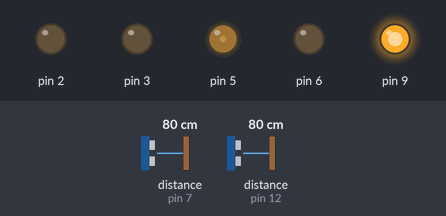
Bench run of a sketch on a simulated Arduino Uno, built with avr-gcc and run on an emulated ATmega328P. Shown: output pins drawn as LEDs (lit = HIGH). Wiring (inferred from the names in the program): 2 × ultrasonic range finder: trigger pin 8, echo pin 7 / trigger pin 13, echo pin 12. The inputs (shaded band) are chosen by the test bench; at power-on: distance to the obstacle (sensors on pin 12, pin 7) 80 cm. The echo pulse lasts 58.3 µs per cm; pins used as bus, display or sensor lines are not drawn; what the sketch prints to the serial monitor is not drawn.

Above: at 1.27 s.
1.3 s: distance to the obstacle (sensor on pin 12) set to 2 cm
At 2.2 s:
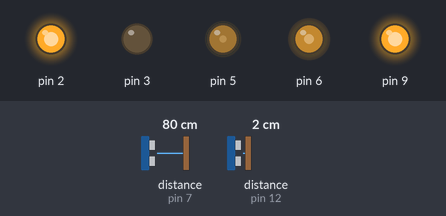
At 5.8 s:
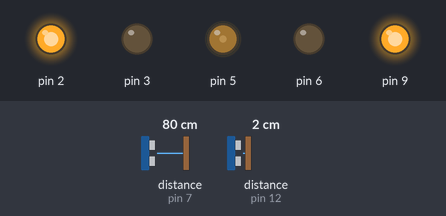
5.9 s: distance to the obstacle (sensor on pin 7) set to 11 cm
8.1 s: distance to the obstacle (sensor on pin 7) set to 8 cm
11.1 s: distance to the obstacle (sensor on pin 12) set to 9 cm
At 14.2 s:
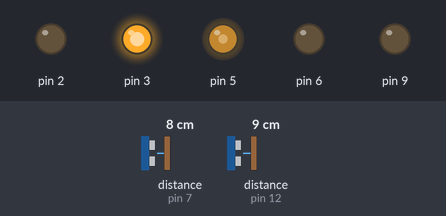
Timing chart, 0 to 21.3 s (numbered marks = the images above; inputs shaded):
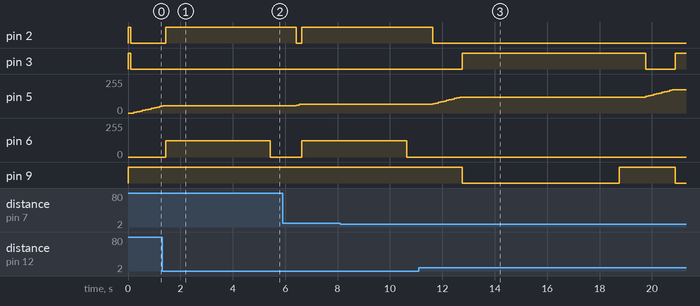

Measured:
- after the input at 1.3 s, pin 2: LOW → HIGH after 0.13 s; pin 5: goes on until 1.3 s, then stays 55/255; pin 6: 0/255 → 123/255 after 0.13 s, → 0/255 4.0 s later
- after the input at 11.1 s, pin 3: LOW → HIGH after 1.7 s, → LOW 7.0 s later, → HIGH 1.1 s later; pin 9: HIGH → LOW after 1.7 s, → HIGH 6.0 s later, → LOW 2.1 s later

The sketch:

carne3005.ino
```cpp
int people;
int state;

#define trigPin 13
#define echoPin 12
#define trigPin2 8
#define echoPin2 7

int timer = 0;
int timer2 = 0;
int timerWater = 0;
int ledCounter = 0;

int ledTimer = 0;

boolean establishedContact = false;

boolean entered = false;
boolean left = false;

void setup() {

  pinMode(5, OUTPUT);
  digitalWrite(1, HIGH);

  Serial.begin(9600);
  pinMode(trigPin, OUTPUT);
  pinMode(echoPin, INPUT);

  pinMode(6, OUTPUT);

  pinMode(trigPin2, OUTPUT);
  pinMode(echoPin2, INPUT);

  pinMode(3, OUTPUT);
  pinMode(2, OUTPUT);

  //relay
  pinMode(9, OUTPUT);
  digitalWrite(9, HIGH);

  digitalWrite(3, HIGH);
  digitalWrite(2, HIGH);
}

void loop() {

  checkSensor();

    if (left && !entered) {

      if(people > 0){
        people --;
        digitalWrite(3, HIGH);
        digitalWrite(2, LOW);
        Serial.write(people);
        emptyWater();
        delay(1000);
        left = false;
        entered = false;
      }


    }
    if (entered && !left) {

      people ++;
      digitalWrite(3, LOW);
      digitalWrite(2, HIGH);
      Serial.write(people);
      fillWater();
      delay(1000);
      left = false;
      entered = false;

    }
    if (!entered && !left) {

      digitalWrite(3, LOW);
      digitalWrite(2, LOW);
      //delay(500);

    }

 analogWrite(5, ledCounter);

  ledCounter += 5;

  if((millis() - ledTimer) >= 1000){

    //Serial.println(people);
    ledTimer = millis();

  }

}

void checkSensor() {

  long duration, distance, nextDistance;
  long duration2, distance2, nextDistance2;
  digitalWrite(trigPin, LOW);  // Added this line
  delayMicroseconds(2); // Added this line
  digitalWrite(trigPin, HIGH);
  //  delayMicroseconds(1000); - Removed this line
  delayMicroseconds(10); // Added this line
  digitalWrite(trigPin, LOW);
  duration = pulseIn(echoPin, HIGH);
  nextDistance = (duration / 2) / 29.1;

  if (timer == 0) {

    distance = nextDistance;

  }

  if (distance < 8) {  // This is where the LED On/Off happens

    if (timer == 0) {

      timer = millis();

    }

  }

  if ((timer != 0) && (millis() - timer >= 800)) {

    timer = 0;

  }

  digitalWrite(trigPin2, LOW);  // Added this line
  delayMicroseconds(2); // Added this line
  digitalWrite(trigPin2, HIGH);
  //  delayMicroseconds(1000); - Removed this line
  delayMicroseconds(10); // Added this line
  digitalWrite(trigPin2, LOW);
  duration2 = pulseIn(echoPin2, HIGH);
  nextDistance2 = (duration2 / 2) / 29.1;

  if (timer2 == 0) {

    distance2 = nextDistance2;

  }

  if (distance2 < 8) {  // This is where the LED On/Off happens

    if (timer2 == 0) {

      timer2 = millis();

    }

  }

  if ((timer2 != 0) && (millis() - timer2 >= 800)) {

    timer2 = 0;

  }


  if (distance < 100 && distance > 0) {

    if (distance2 < 100 && distance2 > 0) {
//      Serial.print(distance);
//      Serial.print(" ");
//      Serial.print(distance2);
//      Serial.print(" ");
//      Serial.print(state);
//
//      Serial.println();
      //Serial.print(distance2);
    }
    //Serial.print(distance2);
  }

  if (distance < 8 && distance > 0) {

    if (distance2 > 8) {

      entered = true;
      left = false;

    }

  }

  if (distance2 < 8 && distance2 > 0)
  {

    if (distance > 8) {

      entered = false;
      left = true;

    }

  }

  if (distance2 > 8 && distance > 8) {

    entered = false;
    left = false;

  }

  delay(100);

}

void emptyWater() {

  digitalWrite(9, LOW);
  delay(6000);
  digitalWrite(9, HIGH);

}

void fillWater(){

  analogWrite(6, 123);
  delay(4000);
  analogWrite(6, 0);

}
```
